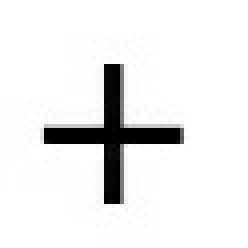
%> input picture lab3/code/raw_sample/+.png, 62 x 62 px (shown 4 times larger); its folder holds only this picture in this run
$ octave --eval "getsamples;"   (GNU Octave 9; MATLAB toolbox functions it lacks are replaced by stand-ins)
%> lines starting %> are read from the running program, lines starting %| are printed output that depends on the picture; in (x1, y1, x2, y2) boxes, pixels count from 0 and x2, y2 are one past the last pixel; in counts of white or black regions, pixels touching at a corner belong together; the program's own positions count from 1
### lab3/code/single_process.m
function [img_out] = single_process(img_bw)
%UNTITLED7 此处显示有关此函数的摘要
%   此处显示详细说明
    [row,col] = size(img_bw);
    %寻找上下左右四个边界的坐标
    for i = 1 : row
        flag = 0;
        for j = 1 : col
            %从上往下扫描，遇到某一行有黑色的像素，则找到上边界
            if img_bw(i,j) == 0
                top = i;
                flag = 1;
                break;
            end
        end
        if flag == 1
            break;
        end
    end
    for i = row : -1 : 1
        flag = 0;
        for j = 1 : col
            if img_bw(i,j) == 0
                down = i;
                flag = 1;
                break;
            end
        end
        if flag == 1
            break;
        end
    end
    for j = 1 : col
        flag = 0;
        for i = 1 : row
            if img_bw(i,j) == 0
                left = j;
                flag = 1;
                break;
            end
        end
        if flag == 1
            break;
        end
    end
    for j = col : -1 : 1
        flag = 0;
        for i = 1 : row
            if img_bw(i,j) == 0
                right = j;
                flag = 1;
                break;
            end
        end
        if flag == 1
            break;
        end
    end
    %找到上下左右所有的边界后，直接切割出来即可
    img_out = imcrop(img_bw,[left top (right - left) (down - top)]);
end

### lab3/code/getsamples.m
function [] = getsamples()
file_inpath = 'raw_sample/';
file_outpath1 = 'digit_sample/';
file_outpath2 = 'operator_sample/';
img_path_list = dir(strcat(file_inpath,'*.png'));
img_num = length(img_path_list);
for k = 1 : img_num
    img_name = img_path_list(k).name;
    img_bw = im2bw(imread(strcat(file_inpath,img_name)));
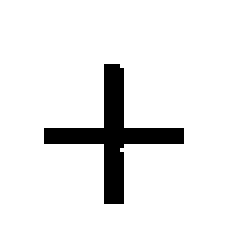
%> img_bw: size 62x62 logical (shown 4 times larger); 92.4% white; 1 black region, box (x1, y1, x2, y2) and area: (11, 16, 46, 51) 293
    img_out = single_process(img_bw);
%> after the loop in single_process, `for i = 1 : row`: top = 17
%> after the loop in single_process, `for i = row : -1 : 1`: down = 51
%> after the loop in single_process, `for j = 1 : col`: left = 12
%> after the loop in single_process, `for j = col : -1 : 1`: right = 46
%> in single_process, `img_out = imcrop(img_bw,[left top (right - left) (down - top)]);`:
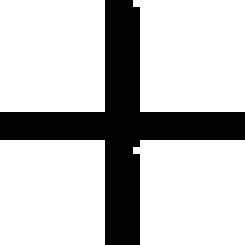
%> img_out: size 35x35 logical (shown 7 times larger); 76.1% white; 1 black region, box (x1, y1, x2, y2) and area: (0, 0, 35, 35) 293
    name = strsplit(img_name,'.');
    name = name(1);
    if strcmp(name,'+') || strcmp(name,'-') || strcmp(name,'=')
        imwrite(img_out,strcat(file_outpath2,img_name));
    else
        imwrite(img_out,strcat(file_outpath1,img_name));
    end
end
end

$ run again, on lab3/code/raw_sample/2.png
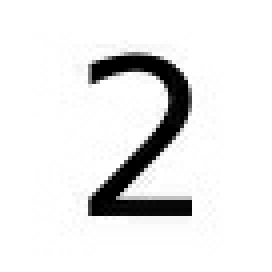
%> input picture lab3/code/raw_sample/2.png, 68 x 68 px (shown 4 times larger)
%> in getsamples, `img_bw = im2bw(imread(strcat(file_inpath,img_name)));`:
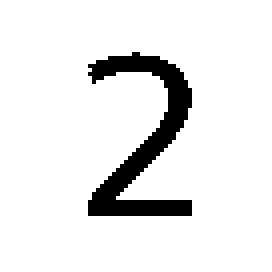
%> img_bw: size 68x68 logical (shown 4 times larger); 91.3% white; 1 black region, box (x1, y1, x2, y2) and area: (22, 13, 48, 54) 400
%> after the loop in single_process, `for i = 1 : row`: top = 14
%> after the loop in single_process, `for i = row : -1 : 1`: down = 54
%> after the loop in single_process, `for j = 1 : col`: left = 23
%> after the loop in single_process, `for j = col : -1 : 1`: right = 48
%> in single_process, `img_out = imcrop(img_bw,[left top (right - left) (down - top)]);`:
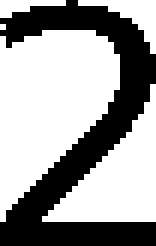
%> img_out: size 41x26 logical (shown 6 times larger); 62.5% white; 1 black region, box (x1, y1, x2, y2) and area: (0, 0, 26, 41) 400

$ run again, on lab3/code/raw_sample/4.png
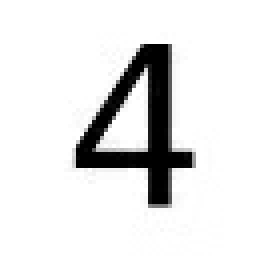
%> input picture lab3/code/raw_sample/4.png, 67 x 67 px (shown 4 times larger)
%> in getsamples, `img_bw = im2bw(imread(strcat(file_inpath,img_name)));`:
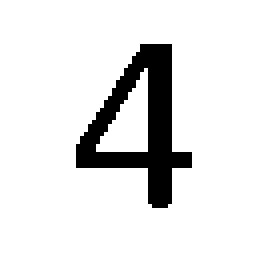
%> img_bw: size 67x67 logical (shown 4 times larger); 89.8% white; 1 black region, box (x1, y1, x2, y2) and area: (19, 11, 48, 52) 458
%> after the loop in single_process, `for i = 1 : row`: top = 12
%> after the loop in single_process, `for i = row : -1 : 1`: down = 52
%> after the loop in single_process, `for j = 1 : col`: left = 20
%> after the loop in single_process, `for j = col : -1 : 1`: right = 48
%> in single_process, `img_out = imcrop(img_bw,[left top (right - left) (down - top)]);`:
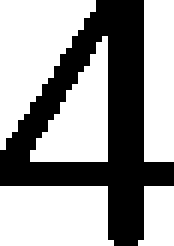
%> img_out: size 41x29 logical (shown 6 times larger); 61.5% white; 1 black region, box (x1, y1, x2, y2) and area: (0, 0, 29, 41) 458
